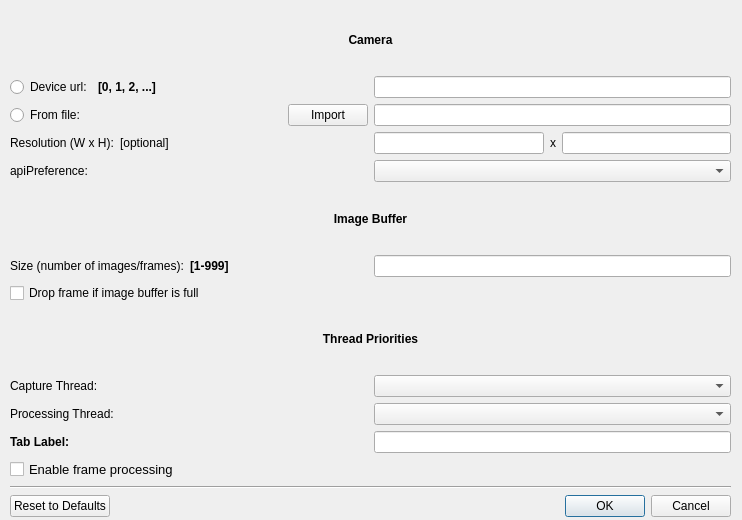
<?xml version="1.0" encoding="UTF-8"?>
<ui version="4.0">
  <class>CameraConnectDialog</class>
  <widget class="QDialog" name="CameraConnectDialog">
    <property name="geometry">
      <rect>
        <x>0</x>
        <y>0</y>
        <width>742</width>
        <height>520</height>
      </rect>
    </property>
    <property name="minimumSize">
      <size>
        <width>742</width>
        <height>490</height>
      </size>
    </property>
    <property name="maximumSize">
      <size>
        <width>742</width>
        <height>600</height>
      </size>
    </property>
    <property name="windowTitle">
      <string>Connect to Camera</string>
    </property>
    <widget class="QWidget" name="layoutWidget">
      <property name="geometry">
        <rect>
          <x>10</x>
          <y>10</y>
          <width>721</width>
          <height>507</height>
        </rect>
      </property>
      <layout class="QVBoxLayout" name="verticalLayout_4">
        <item>
          <layout class="QVBoxLayout" name="verticalLayout_3">
            <item>
              <widget class="QLabel" name="label_1">
                <property name="font">
                  <font>
                    <pointsize>9</pointsize>
                    <weight>75</weight>
                    <bold>true</bold>
                  </font>
                </property>
                <property name="text">
                  <string>Camera</string>
                </property>
                <property name="alignment">
                  <set>Qt::AlignCenter</set>
                </property>
              </widget>
            </item>
            <item>
              <layout class="QHBoxLayout" name="horizontalLayout_2" stretch="1,1">
                <item>
                  <layout class="QHBoxLayout" name="horizontalLayout_12">
                    <item>
                      <widget class="QRadioButton" name="deviceUrlRadioButton">
                        <property name="text">
                          <string>Device url:</string>
                        </property>
                      </widget>
                    </item>
                    <item>
                      <widget class="QLabel" name="label_10">
                        <property name="font">
                          <font>
                            <weight>75</weight>
                            <bold>true</bold>
                          </font>
                        </property>
                        <property name="text">
                          <string>[0, 1, 2, ...]</string>
                        </property>
                      </widget>
                    </item>
                    <item>
                      <spacer name="horizontalSpacer_2">
                        <property name="orientation">
                          <enum>Qt::Horizontal</enum>
                        </property>
                        <property name="sizeHint" stdset="0">
                          <size>
                            <width>40</width>
                            <height>20</height>
                          </size>
                        </property>
                      </spacer>
                    </item>
                  </layout>
                </item>
                <item>
                  <widget class="QLineEdit" name="deviceUrlEdit">
                    <property name="enabled">
                      <bool>true</bool>
                    </property>
                  </widget>
                </item>
              </layout>
            </item>
            <item>
              <layout class="QHBoxLayout" name="horizontalLayout_9" stretch="1,1">
                <item>
                  <layout class="QHBoxLayout" name="horizontalLayout_10">
                    <item>
                      <widget class="QRadioButton" name="filenameRadioButton">
                        <property name="text">
                          <string>From file:</string>
                        </property>
                      </widget>
                    </item>
                    <item>
                      <spacer name="horizontalSpacer">
                        <property name="orientation">
                          <enum>Qt::Horizontal</enum>
                        </property>
                        <property name="sizeHint" stdset="0">
                          <size>
                            <width>40</width>
                            <height>20</height>
                          </size>
                        </property>
                      </spacer>
                    </item>
                    <item>
                      <widget class="QPushButton" name="importFilePushButton">
                        <property name="text">
                          <string>Import</string>
                        </property>
                      </widget>
                    </item>
                  </layout>
                </item>
                <item>
                  <widget class="QLineEdit" name="filenameEdit" />
                </item>
              </layout>
            </item>
            <item>
              <layout class="QHBoxLayout" name="horizontalLayout_8" stretch="1,1">
                <item>
                  <layout class="QHBoxLayout" name="horizontalLayout_13">
                    <item>
                      <widget class="QLabel" name="label_11">
                        <property name="text">
                          <string>Resolution (W x H):</string>
                        </property>
                      </widget>
                    </item>
                    <item>
                      <widget class="QLabel" name="label_12">
                        <property name="text">
                          <string>[optional]</string>
                        </property>
                      </widget>
                    </item>
                    <item>
                      <spacer name="horizontalSpacer_4">
                        <property name="orientation">
                          <enum>Qt::Horizontal</enum>
                        </property>
                        <property name="sizeHint" stdset="0">
                          <size>
                            <width>40</width>
                            <height>20</height>
                          </size>
                        </property>
                      </spacer>
                    </item>
                  </layout>
                </item>
                <item>
                  <layout class="QHBoxLayout" name="horizontalLayout_14">
                    <item>
                      <widget class="QLineEdit" name="resWEdit">
                        <property name="enabled">
                          <bool>true</bool>
                        </property>
                        <property name="font">
                          <font>
                            <pointsize>9</pointsize>
                            <weight>50</weight>
                            <italic>false</italic>
                            <bold>false</bold>
                          </font>
                        </property>
                      </widget>
                    </item>
                    <item>
                      <widget class="QLabel" name="label_13">
                        <property name="text">
                          <string>x</string>
                        </property>
                      </widget>
                    </item>
                    <item>
                      <widget class="QLineEdit" name="resHEdit">
                        <property name="enabled">
                          <bool>true</bool>
                        </property>
                        <property name="font">
                          <font>
                            <pointsize>9</pointsize>
                            <weight>50</weight>
                            <italic>false</italic>
                            <bold>false</bold>
                          </font>
                        </property>
                      </widget>
                    </item>
                  </layout>
                </item>
              </layout>
            </item>
            <item>
              <layout class="QHBoxLayout" name="horizontalLayout_6">
                <item>
                  <widget class="QLabel" name="label">
                    <property name="text">
                      <string>apiPreference:</string>
                    </property>
                  </widget>
                </item>
                <item>
                  <widget class="QComboBox" name="apiPreferenceComboBox" />
                </item>
              </layout>
            </item>
            <item>
              <widget class="QLabel" name="label_3">
                <property name="font">
                  <font>
                    <pointsize>9</pointsize>
                    <weight>75</weight>
                    <bold>true</bold>
                  </font>
                </property>
                <property name="text">
                  <string>Image Buffer</string>
                </property>
                <property name="alignment">
                  <set>Qt::AlignCenter</set>
                </property>
              </widget>
            </item>
            <item>
              <layout class="QHBoxLayout" name="horizontalLayout" stretch="1,1">
                <item>
                  <layout class="QHBoxLayout" name="horizontalLayout_11">
                    <item>
                      <widget class="QLabel" name="label_2">
                        <property name="font">
                          <font>
                            <pointsize>9</pointsize>
                            <weight>50</weight>
                            <bold>false</bold>
                          </font>
                        </property>
                        <property name="text">
                          <string>Size (number of images/frames):</string>
                        </property>
                      </widget>
                    </item>
                    <item>
                      <widget class="QLabel" name="label_4">
                        <property name="font">
                          <font>
                            <weight>75</weight>
                            <bold>true</bold>
                          </font>
                        </property>
                        <property name="text">
                          <string>[1-999]</string>
                        </property>
                      </widget>
                    </item>
                    <item>
                      <spacer name="horizontalSpacer_3">
                        <property name="orientation">
                          <enum>Qt::Horizontal</enum>
                        </property>
                        <property name="sizeHint" stdset="0">
                          <size>
                            <width>40</width>
                            <height>20</height>
                          </size>
                        </property>
                      </spacer>
                    </item>
                  </layout>
                </item>
                <item>
                  <widget class="QLineEdit" name="imageBufferSizeEdit">
                    <property name="font">
                      <font>
                        <pointsize>9</pointsize>
                      </font>
                    </property>
                  </widget>
                </item>
              </layout>
            </item>
            <item>
              <widget class="QCheckBox" name="dropFrameCheckBox">
                <property name="font">
                  <font>
                    <pointsize>9</pointsize>
                  </font>
                </property>
                <property name="text">
                  <string>Drop frame if image buffer is full</string>
                </property>
              </widget>
            </item>
            <item>
              <widget class="QLabel" name="label_5">
                <property name="font">
                  <font>
                    <pointsize>9</pointsize>
                    <weight>75</weight>
                    <bold>true</bold>
                  </font>
                </property>
                <property name="text">
                  <string>Thread Priorities</string>
                </property>
                <property name="alignment">
                  <set>Qt::AlignCenter</set>
                </property>
              </widget>
            </item>
            <item>
              <layout class="QHBoxLayout" name="horizontalLayout_3">
                <item>
                  <layout class="QVBoxLayout" name="verticalLayout">
                    <item>
                      <widget class="QLabel" name="label_6">
                        <property name="font">
                          <font>
                            <pointsize>9</pointsize>
                            <weight>50</weight>
                            <bold>false</bold>
                          </font>
                        </property>
                        <property name="text">
                          <string>Capture Thread:</string>
                        </property>
                      </widget>
                    </item>
                    <item>
                      <widget class="QLabel" name="label_7">
                        <property name="font">
                          <font>
                            <pointsize>9</pointsize>
                            <weight>50</weight>
                            <bold>false</bold>
                          </font>
                        </property>
                        <property name="text">
                          <string>Processing Thread:</string>
                        </property>
                      </widget>
                    </item>
                  </layout>
                </item>
                <item>
                  <layout class="QVBoxLayout" name="verticalLayout_2">
                    <item>
                      <widget class="QComboBox" name="capturePrioComboBox">
                        <property name="font">
                          <font>
                            <pointsize>9</pointsize>
                          </font>
                        </property>
                      </widget>
                    </item>
                    <item>
                      <widget class="QComboBox" name="processingPrioComboBox">
                        <property name="font">
                          <font>
                            <pointsize>9</pointsize>
                          </font>
                        </property>
                      </widget>
                    </item>
                  </layout>
                </item>
              </layout>
            </item>
            <item>
              <layout class="QHBoxLayout" name="horizontalLayout_5" stretch="1,1">
                <item>
                  <widget class="QLabel" name="label_8">
                    <property name="font">
                      <font>
                        <pointsize>9</pointsize>
                        <weight>75</weight>
                        <bold>true</bold>
                      </font>
                    </property>
                    <property name="text">
                      <string>Tab Label:</string>
                    </property>
                  </widget>
                </item>
                <item>
                  <widget class="QLineEdit" name="tabLabelEdit">
                    <property name="font">
                      <font>
                        <pointsize>9</pointsize>
                      </font>
                    </property>
                  </widget>
                </item>
              </layout>
            </item>
            <item>
              <layout class="QHBoxLayout" name="horizontalLayout_7">
                <item>
                  <widget class="QCheckBox" name="enableFrameProcessingCheckBox">
                    <property name="font">
                      <font>
                        <pointsize>10</pointsize>
                      </font>
                    </property>
                    <property name="text">
                      <string>Enable frame processing</string>
                    </property>
                  </widget>
                </item>
              </layout>
            </item>
          </layout>
        </item>
        <item>
          <widget class="Line" name="line">
            <property name="orientation">
              <enum>Qt::Horizontal</enum>
            </property>
          </widget>
        </item>
        <item>
          <layout class="QHBoxLayout" name="horizontalLayout_4">
            <property name="sizeConstraint">
              <enum>QLayout::SetDefaultConstraint</enum>
            </property>
            <item>
              <widget class="QPushButton" name="resetToDefaultsPushButton">
                <property name="text">
                  <string>Reset to Defaults</string>
                </property>
              </widget>
            </item>
            <item>
              <widget class="QDialogButtonBox" name="okCancelBox">
                <property name="orientation">
                  <enum>Qt::Horizontal</enum>
                </property>
                <property name="standardButtons">
                  <set>QDialogButtonBox::Cancel|QDialogButtonBox::Ok</set>
                </property>
              </widget>
            </item>
          </layout>
        </item>
      </layout>
    </widget>
  </widget>
  <tabstops>
    <tabstop>deviceUrlRadioButton</tabstop>
    <tabstop>deviceUrlEdit</tabstop>
    <tabstop>filenameEdit</tabstop>
    <tabstop>resWEdit</tabstop>
    <tabstop>resHEdit</tabstop>
    <tabstop>apiPreferenceComboBox</tabstop>
    <tabstop>imageBufferSizeEdit</tabstop>
    <tabstop>dropFrameCheckBox</tabstop>
    <tabstop>capturePrioComboBox</tabstop>
    <tabstop>processingPrioComboBox</tabstop>
    <tabstop>tabLabelEdit</tabstop>
    <tabstop>enableFrameProcessingCheckBox</tabstop>
    <tabstop>resetToDefaultsPushButton</tabstop>
  </tabstops>
  <resources />
  <connections>
    <connection>
      <sender>okCancelBox</sender>
      <signal>rejected()</signal>
      <receiver>CameraConnectDialog</receiver>
      <slot>reject()</slot>
      <hints>
        <hint type="sourcelabel">
          <x>430</x>
          <y>474</y>
        </hint>
        <hint type="destinationlabel">
          <x>204</x>
          <y>159</y>
        </hint>
      </hints>
    </connection>
    <connection>
      <sender>okCancelBox</sender>
      <signal>accepted()</signal>
      <receiver>CameraConnectDialog</receiver>
      <slot>accept()</slot>
      <hints>
        <hint type="sourcelabel">
          <x>430</x>
          <y>474</y>
        </hint>
        <hint type="destinationlabel">
          <x>204</x>
          <y>159</y>
        </hint>
      </hints>
    </connection>
  </connections>
</ui>
